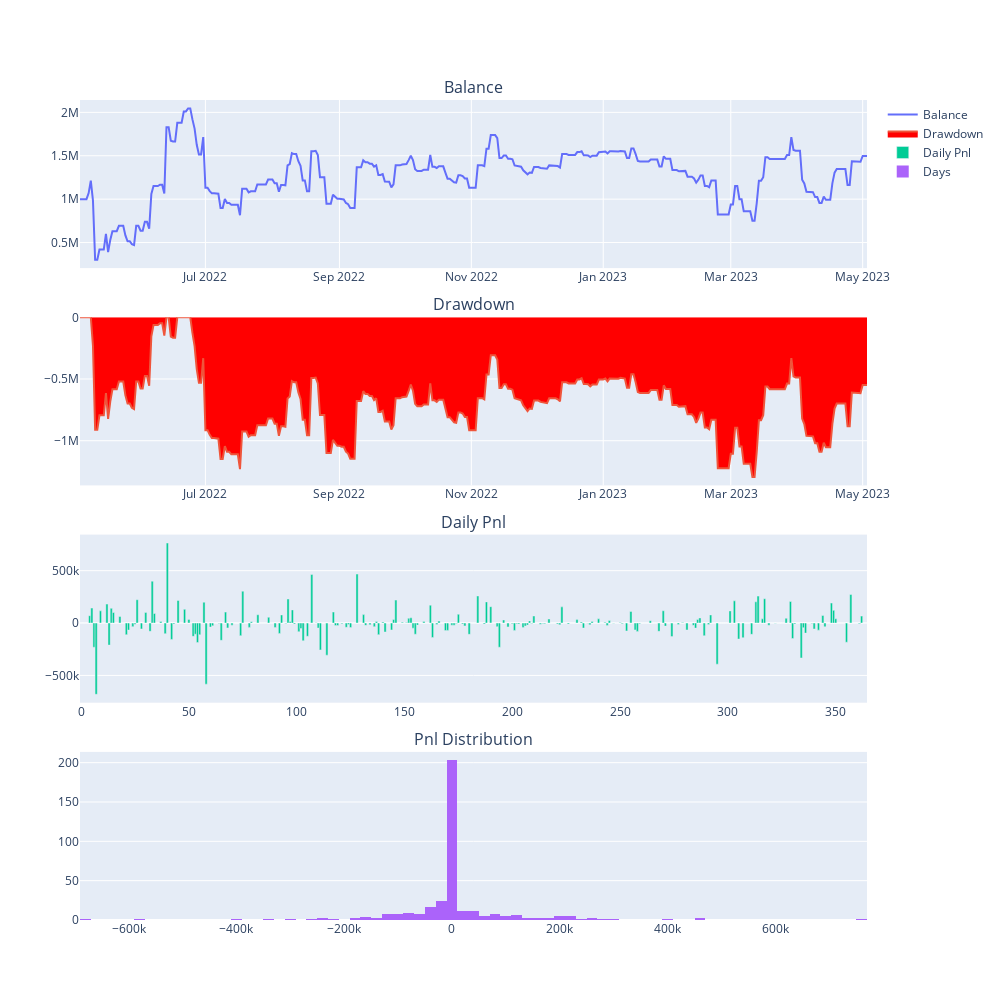

Notebook code cell kept with this figure:
### Code cell
show_portafolio(results)

### Figure 1 — Plotly figure (JSON) as saved in the notebook; plotly's stock layout.template omitted (floating-point values rounded to 4 significant figures; data arrays with more than 128 entries replaced by an {"elided": "..."} marker saying what was removed)
{"data": [{"mode": "lines", "name": "Balance", "type": "scatter", "x": {"elided": "365 str values"}, "xaxis": "x", "y": {"elided": "365 float values"}, "yaxis": "y"}, {"fill": "tozeroy", "fillcolor": "red", "mode": "lines", "name": "Drawdown", "type": "scatter", "x": {"elided": "365 str values"}, "xaxis": "x2", "y": {"elided": "365 float values"}, "yaxis": "y2"}, {"name": "Daily Pnl", "type": "bar", "xaxis": "x3", "y": {"elided": "365 float values"}, "yaxis": "y3"}, {"name": "Days", "nbinsx": 100, "type": "histogram", "x": {"elided": "365 float values"}, "xaxis": "x4", "yaxis": "y4"}], "layout": {"annotations": [{"font": {"size": 16}, "showarrow": false, "text": "Balance", "x": 0.5, "xanchor": "center", "xref": "paper", "y": 1, "yanchor": "bottom", "yref": "paper"}, {"font": {"size": 16}, "showarrow": false, "text": "Drawdown", "x": 0.5, "xanchor": "center", "xref": "paper", "y": 0.735, "yanchor": "bottom", "yref": "paper"}, {"font": {"size": 16}, "showarrow": false, "text": "Daily Pnl", "x": 0.5, "xanchor": "center", "xref": "paper", "y": 0.47, "yanchor": "bottom", "yref": "paper"}, {"font": {"size": 16}, "showarrow": false, "text": "Pnl Distribution", "x": 0.5, "xanchor": "center", "xref": "paper", "y": 0.205, "yanchor": "bottom", "yref": "paper"}], "height": 1000, "width": 1000, "xaxis": {"anchor": "y", "domain": [0, 1]}, "xaxis2": {"anchor": "y2", "domain": [0, 1]}, "xaxis3": {"anchor": "y3", "domain": [0, 1]}, "xaxis4": {"anchor": "y4", "domain": [0, 1]}, "yaxis": {"anchor": "x", "domain": [0.795, 1]}, "yaxis2": {"anchor": "x2", "domain": [0.53, 0.735]}, "yaxis3": {"anchor": "x3", "domain": [0.265, 0.47]}, "yaxis4": {"anchor": "x4", "domain": [0, 0.205]}}}
